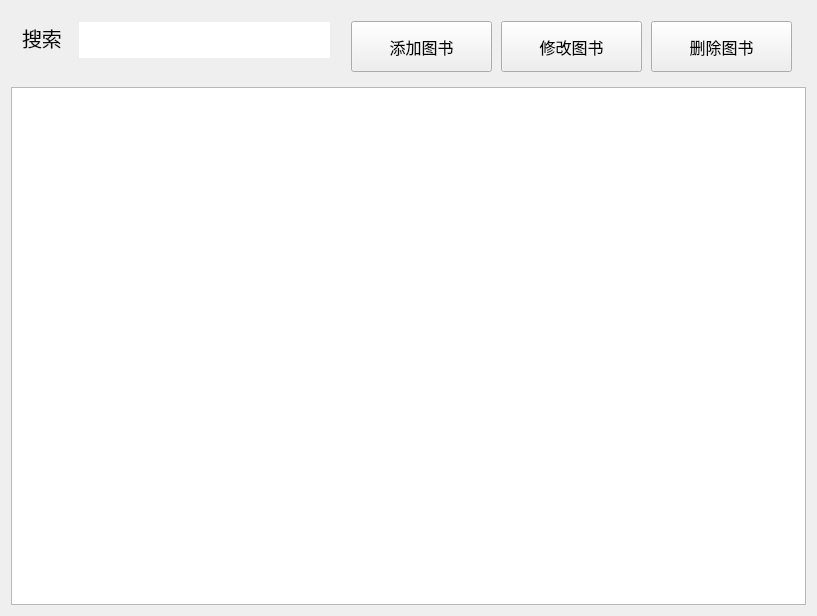
<?xml version="1.0" encoding="UTF-8"?>
<ui version="4.0">
 <class>BookManager</class>
 <widget class="QWidget" name="BookManager">
  <property name="geometry">
   <rect>
    <x>0</x>
    <y>0</y>
    <width>817</width>
    <height>616</height>
   </rect>
  </property>
  <property name="windowTitle">
   <string>Form</string>
  </property>
  <layout class="QVBoxLayout" name="verticalLayout">
   <item>
    <widget class="QWidget" name="widget" native="true">
     <property name="sizePolicy">
      <sizepolicy hsizetype="Preferred" vsizetype="Minimum">
       <horstretch>0</horstretch>
       <verstretch>0</verstretch>
      </sizepolicy>
     </property>
     <property name="minimumSize">
      <size>
       <width>0</width>
       <height>70</height>
      </size>
     </property>
     <widget class="QLabel" name="label">
      <property name="geometry">
       <rect>
        <x>11</x>
        <y>11</y>
        <width>50</width>
        <height>31</height>
       </rect>
      </property>
      <property name="font">
       <font>
        <pointsize>15</pointsize>
       </font>
      </property>
      <property name="text">
       <string>搜索</string>
      </property>
     </widget>
     <widget class="QLineEdit" name="search">
      <property name="geometry">
       <rect>
        <x>68</x>
        <y>11</y>
        <width>251</width>
        <height>36</height>
       </rect>
      </property>
      <property name="font">
       <font>
        <pointsize>15</pointsize>
       </font>
      </property>
      <property name="text">
       <string/>
      </property>
      <property name="frame">
       <bool>false</bool>
      </property>
     </widget>
     <widget class="QPushButton" name="addBook">
      <property name="geometry">
       <rect>
        <x>340</x>
        <y>10</y>
        <width>141</width>
        <height>51</height>
       </rect>
      </property>
      <property name="font">
       <font>
        <pointsize>12</pointsize>
       </font>
      </property>
      <property name="text">
       <string>添加图书</string>
      </property>
     </widget>
     <widget class="QPushButton" name="updateBook">
      <property name="geometry">
       <rect>
        <x>490</x>
        <y>10</y>
        <width>141</width>
        <height>51</height>
       </rect>
      </property>
      <property name="font">
       <font>
        <pointsize>12</pointsize>
       </font>
      </property>
      <property name="text">
       <string>修改图书</string>
      </property>
     </widget>
     <widget class="QPushButton" name="deleteBook">
      <property name="geometry">
       <rect>
        <x>640</x>
        <y>10</y>
        <width>141</width>
        <height>51</height>
       </rect>
      </property>
      <property name="font">
       <font>
        <pointsize>12</pointsize>
       </font>
      </property>
      <property name="text">
       <string>删除图书</string>
      </property>
     </widget>
    </widget>
   </item>
   <item>
    <widget class="QTableView" name="tableView"/>
   </item>
  </layout>
 </widget>
 <resources/>
 <connections/>
</ui>
